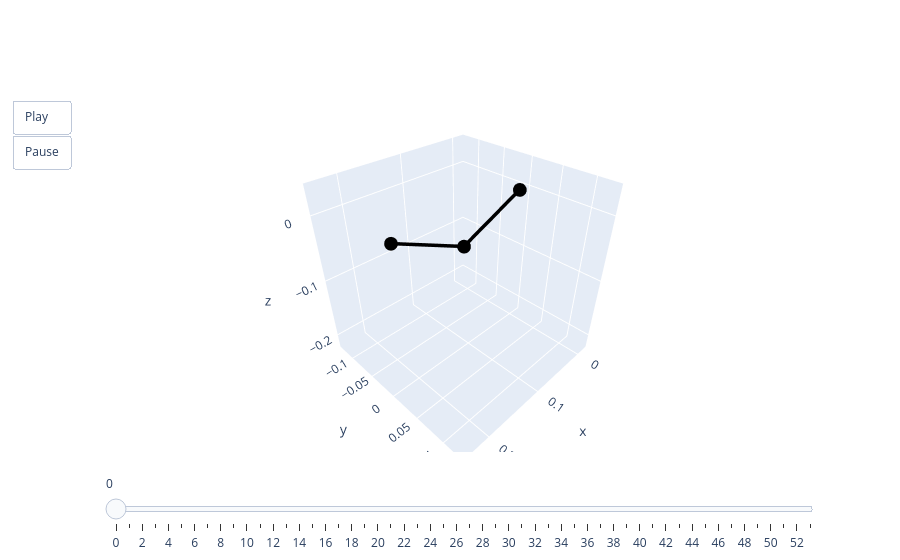

The notebook cell this image was saved under:
### Code cell
animate(pred[0])

### Figure 1 — Plotly figure (JSON) as saved in the notebook; plotly's stock layout.template omitted (floating-point values rounded to 4 significant figures)
{"data": [{"line": {"color": "black", "width": 7}, "mode": "lines+markers", "type": "scatter3d", "x": [0, 0.1099, 0.2218], "y": [0, 0, 0], "z": [0, -0.04501, 0.006761]}], "layout": {"scene": {"aspectmode": "cube", "xaxis": {"autorange": false, "range": [-0.02231, 0.2454]}, "yaxis": {"autorange": false, "range": [-0.1339, 0.1339]}, "zaxis": {"autorange": false, "range": [-0.2252, 0.04255]}}, "sliders": [{"steps": [{"args": [["0"], {"frame": {"duration": 0, "redraw": true}, "mode": "immediate"}], "label": "0", "method": "animate"}, {"args": [["1"], {"frame": {"duration": 0, "redraw": true}, "mode": "immediate"}], "label": "1", "method": "animate"}, {"args": [["2"], {"frame": {"duration": 0, "redraw": true}, "mode": "immediate"}], "label": "2", "method": "animate"}, {"args": [["3"], {"frame": {"duration": 0, "redraw": true}, "mode": "immediate"}], "label": "3", "method": "animate"}, {"args": [["4"], {"frame": {"duration": 0, "redraw": true}, "mode": "immediate"}], "label": "4", "method": "animate"}, {"args": [["5"], {"frame": {"duration": 0, "redraw": true}, "mode": "immediate"}], "label": "5", "method": "animate"}, {"args": [["6"], {"frame": {"duration": 0, "redraw": true}, "mode": "immediate"}], "label": "6", "method": "animate"}, {"args": [["7"], {"frame": {"duration": 0, "redraw": true}, "mode": "immediate"}], "label": "7", "method": "animate"}, {"args": [["8"], {"frame": {"duration": 0, "redraw": true}, "mode": "immediate"}], "label": "8", "method": "animate"}, {"args": [["9"], {"frame": {"duration": 0, "redraw": true}, "mode": "immediate"}], "label": "9", "method": "animate"}, {"args": [["10"], {"frame": {"duration": 0, "redraw": true}, "mode": "immediate"}], "label": "10", "method": "animate"}, {"args": [["11"], {"frame": {"duration": 0, "redraw": true}, "mode": "immediate"}], "label": "11", "method": "animate"}, {"args": [["12"], {"frame": {"duration": 0, "redraw": true}, "mode": "immediate"}], "label": "12", "method": "animate"}, {"args": [["13"], {"frame": {"duration": 0, "redraw": true}, "mode": "immediate"}], "label": "13", "method": "animate"}, {"args": [["14"], {"frame": {"duration": 0, "redraw": true}, "mode": "immediate"}], "label": "14", "method": "animate"}, {"args": [["15"], {"frame": {"duration": 0, "redraw": true}, "mode": "immediate"}], "label": "15", "method": "animate"}, {"args": [["16"], {"frame": {"duration": 0, "redraw": true}, "mode": "immediate"}], "label": "16", "method": "animate"}, {"args": [["17"], {"frame": {"duration": 0, "redraw": true}, "mode": "immediate"}], "label": "17", "method": "animate"}, {"args": [["18"], {"frame": {"duration": 0, "redraw": true}, "mode": "immediate"}], "label": "18", "method": "animate"}, {"args": [["19"], {"frame": {"duration": 0, "redraw": true}, "mode": "immediate"}], "label": "19", "method": "animate"}, {"args": [["20"], {"frame": {"duration": 0, "redraw": true}, "mode": "immediate"}], "label": "20", "method": "animate"}, {"args": [["21"], {"frame": {"duration": 0, "redraw": true}, "mode": "immediate"}], "label": "21", "method": "animate"}, {"args": [["22"], {"frame": {"duration": 0, "redraw": true}, "mode": "immediate"}], "label": "22", "method": "animate"}, {"args": [["23"], {"frame": {"duration": 0, "redraw": true}, "mode": "immediate"}], "label": "23", "method": "animate"}, {"args": [["24"], {"frame": {"duration": 0, "redraw": true}, "mode": "immediate"}], "label": "24", "method": "animate"}, {"args": [["25"], {"frame": {"duration": 0, "redraw": true}, "mode": "immediate"}], "label": "25", "method": "animate"}, {"args": [["26"], {"frame": {"duration": 0, "redraw": true}, "mode": "immediate"}], "label": "26", "method": "animate"}, {"args": [["27"], {"frame": {"duration": 0, "redraw": true}, "mode": "immediate"}], "label": "27", "method": "animate"}, {"args": [["28"], {"frame": {"duration": 0, "redraw": true}, "mode": "immediate"}], "label": "28", "method": "animate"}, {"args": [["29"], {"frame": {"duration": 0, "redraw": true}, "mode": "immediate"}], "label": "29", "method": "animate"}, {"args": [["30"], {"frame": {"duration": 0, "redraw": true}, "mode": "immediate"}], "label": "30", "method": "animate"}, {"args": [["31"], {"frame": {"duration": 0, "redraw": true}, "mode": "immediate"}], "label": "31", "method": "animate"}, {"args": [["32"], {"frame": {"duration": 0, "redraw": true}, "mode": "immediate"}], "label": "32", "method": "animate"}, {"args": [["33"], {"frame": {"duration": 0, "redraw": true}, "mode": "immediate"}], "label": "33", "method": "animate"}, {"args": [["34"], {"frame": {"duration": 0, "redraw": true}, "mode": "immediate"}], "label": "34", "method": "animate"}, {"args": [["35"], {"frame": {"duration": 0, "redraw": true}, "mode": "immediate"}], "label": "35", "method": "animate"}, {"args": [["36"], {"frame": {"duration": 0, "redraw": true}, "mode": "immediate"}], "label": "36", "method": "animate"}, {"args": [["37"], {"frame": {"duration": 0, "redraw": true}, "mode": "immediate"}], "label": "37", "method": "animate"}, {"args": [["38"], {"frame": {"duration": 0, "redraw": true}, "mode": "immediate"}], "label": "38", "method": "animate"}, {"args": [["39"], {"frame": {"duration": 0, "redraw": true}, "mode": "immediate"}], "label": "39", "method": "animate"}, {"args": [["40"], {"frame": {"duration": 0, "redraw": true}, "mode": "immediate"}], "label": "40", "method": "animate"}, {"args": [["41"], {"frame": {"duration": 0, "redraw": true}, "mode": "immediate"}], "label": "41", "method": "animate"}, {"args": [["42"], {"frame": {"duration": 0, "redraw": true}, "mode": "immediate"}], "label": "42", "method": "animate"}, {"args": [["43"], {"frame": {"duration": 0, "redraw": true}, "mode": "immediate"}], "label": "43", "method": "animate"}, {"args": [["44"], {"frame": {"duration": 0, "redraw": true}, "mode": "immediate"}], "label": "44", "method": "animate"}, {"args": [["45"], {"frame": {"duration": 0, "redraw": true}, "mode": "immediate"}], "label": "45", "method": "animate"}, {"args": [["46"], {"frame": {"duration": 0, "redraw": true}, "mode": "immediate"}], "label": "46", "method": "animate"}, {"args": [["47"], {"frame": {"duration": 0, "redraw": true}, "mode": "immediate"}], "label": "47", "method": "animate"}, {"args": [["48"], {"frame": {"duration": 0, "redraw": true}, "mode": "immediate"}], "label": "48", "method": "animate"}, {"args": [["49"], {"frame": {"duration": 0, "redraw": true}, "mode": "immediate"}], "label": "49", "method": "animate"}, {"args": [["50"], {"frame": {"duration": 0, "redraw": true}, "mode": "immediate"}], "label": "50", "method": "animate"}, {"args": [["51"], {"frame": {"duration": 0, "redraw": true}, "mode": "immediate"}], "label": "51", "method": "animate"}, {"args": [["52"], {"frame": {"duration": 0, "redraw": true}, "mode": "immediate"}], "label": "52", "method": "animate"}, {"args": [["53"], {"frame": {"duration": 0, "redraw": true}, "mode": "immediate"}], "label": "53", "method": "animate"}]}], "updatemenus": [{"buttons": [{"args": [null, {"frame": {"duration": 50, "redraw": true}, "fromcurrent": true}], "label": "Play", "method": "animate"}, {"args": [[null], {"frame": {"duration": 0, "redraw": true}, "mode": "immediate"}], "label": "Pause", "method": "animate"}], "showactive": false, "type": "buttons"}]}}
